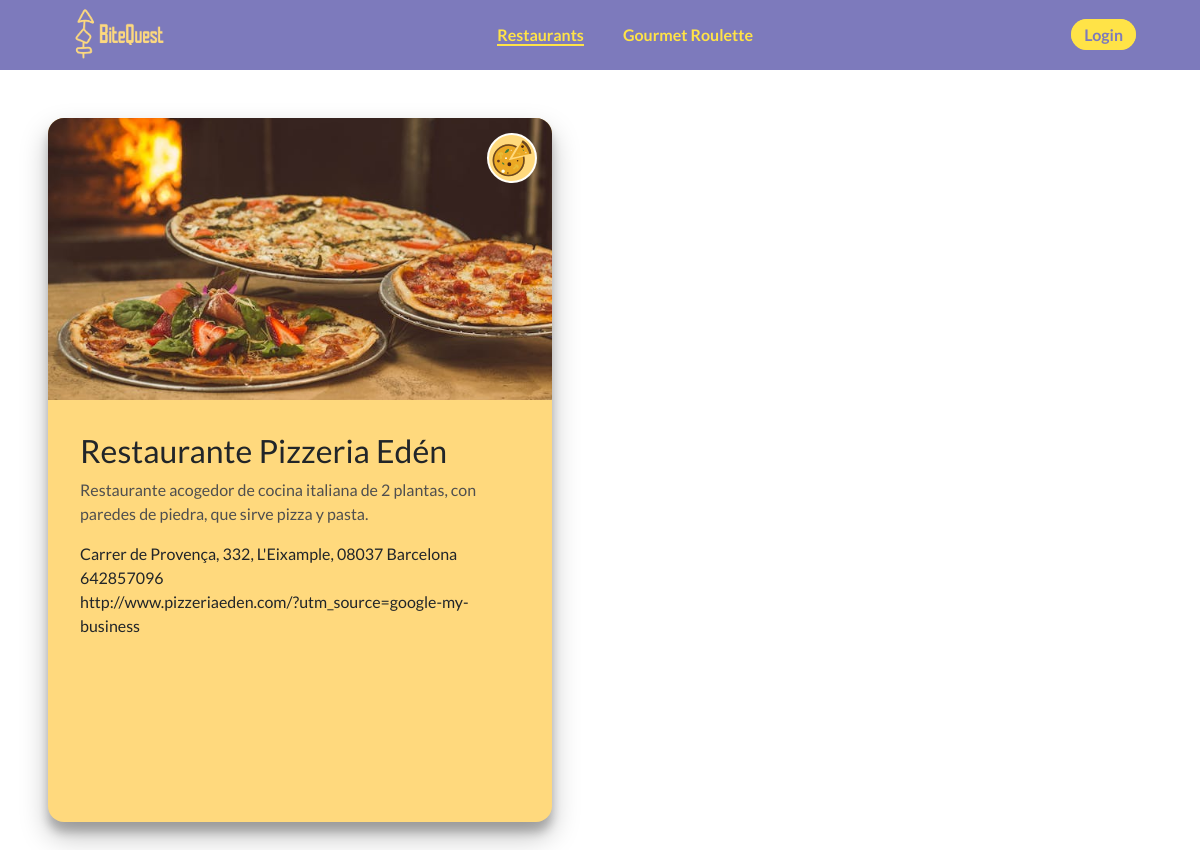
The app's page /resturant/restaurante-pizzeria-eden with its own data.
### restaurants/models.py (models this page shows, shortened)
class Restaurant(models.Model):
    name = models.CharField(max_length=100)
    description = models.TextField()
    category = models.ForeignKey(Category, on_delete=models.CASCADE)
    address = models.CharField(max_length=150)
    phone_number = models.CharField(max_length=13)
    link = models.URLField(max_length=500, blank=True, null=True)
    owner = models.ForeignKey(settings.AUTH_USER_MODEL, on_delete=models.CASCADE, related_name='owned_restaurants')
    favorites = models.ManyToManyField(settings.AUTH_USER_MODEL, through='Favorite',
                                       related_name='favorite_restaurant')
    ratings = models.ManyToManyField(settings.AUTH_USER_MODEL, through='Rating', name='rating_restaurant')
    created_at = models.DateTimeField(auto_now_add=True)
    updated_at = models.DateTimeField(auto_now=True)
    image = models.ImageField(upload_to='restaurant_images/', blank=True, null=True)
    slug = models.SlugField(max_length=100, default='', null=False)

class Category(models.Model):
    name = models.CharField(max_length=50, unique=True)
    icon = models.FileField(upload_to='category_icons/', validators=[validate_icon])
    class Meta:
        verbose_name_plural = "Categories"
    def __str__(self):
        return self.name

### restaurants/views.py (the view)
# urls.py: path('resturant/<slug:slug>', views.RestaurantDetailView.as_view(), name='restaurant_detail'),
class RestaurantDetailView(DetailView):
    model = Restaurant
    template_name = 'restaurants/restaurant_detail.html'
    def get(self, request, slug):
        try:
            restaurant = get_object_or_404(Restaurant, slug=slug)
            context = {'restaurant': restaurant}
            return render(request, self.template_name, context)
        except Restaurant.DoesNotExist:
            raise Http404("Restaurant does not exist")

### restaurants/templates/restaurants/restaurant_detail.html (shortened to what this page needs)
{% extends 'base_navbar.html' %}
{% load static %}
{% block extra_head %}
<link rel="stylesheet" href="{% static 'restaurants/css/card_details.css' %}">
{% endblock %}
{% block content %}
<div id="content">
    <section id="card-details-section">
        <div id="card">
            <img id="card-image" src="{{ restaurant.image.url }}" alt="{{ restaurant.name }} image">
            <div id="card-details">
                <h2>{{ restaurant.name }}</h2>
                <p style="color: #4f4f4f">{{ restaurant.description }}</p>
                <span><img src="{{ restaurant.category.icon.url }}" alt="{{ restaurant.category }} category"></span>
                <p>
                    {{ restaurant.address}}<br>
                    {{ restaurant.phone_number }}<br>
                    {{ restaurant.link }}<br>
                </p>
            </div>
        </div>
    </section>
    <section id="comments-section"></section>
</div>
{% endblock %}

### static/css/styles.css (style rules this page uses)
* { margin: 0; padding: 0; box-sizing: border-box; font-family: "Lato","Poppins", sans-serif; }

### restaurants/static/restaurants/css/card_details.css (style rules this page uses)
#content { display: flex; }
section { width: 50%; height: 100vh; }
#card { position: relative; background-color: #FFD97D; width: calc(100% - 6rem); height: calc(100% - 6rem); margin: 3rem; border-radius: 1rem; box-shadow: rgba(0, 0, 0, 0.25) 0px 14px 28px, rgba(0, 0, 0, 0.22) 0px 10px 10px; }
#card-details { padding: 2rem; }
#card-details span { position: absolute; top: 15px; right: 15px; border-radius: 50%; background-color: #FFD97D; padding: 0.2rem; border: 2px solid #FEFEFA; z-index: 1; }
#card-details span > img { width: 40px; height: 40px; }
#card-image { width: 100%; height: 40%; object-fit: cover; object-position: center; border-radius: 1rem 1rem 0 0; }

### records on screen
Restaurant: image (picture), name "Restaurante Pizzeria Edén", description "Restaurante acogedor de cocina italiana de 2 plantas, con paredes de piedra, que sirve pizza y pasta.", category.icon (picture), address "Carrer de Provença, 332, L'Eixample, 08037 Barcelona", phone_number "642857096", link "http://www.pizzeriaeden.com/?utm_source=google-my-business"
